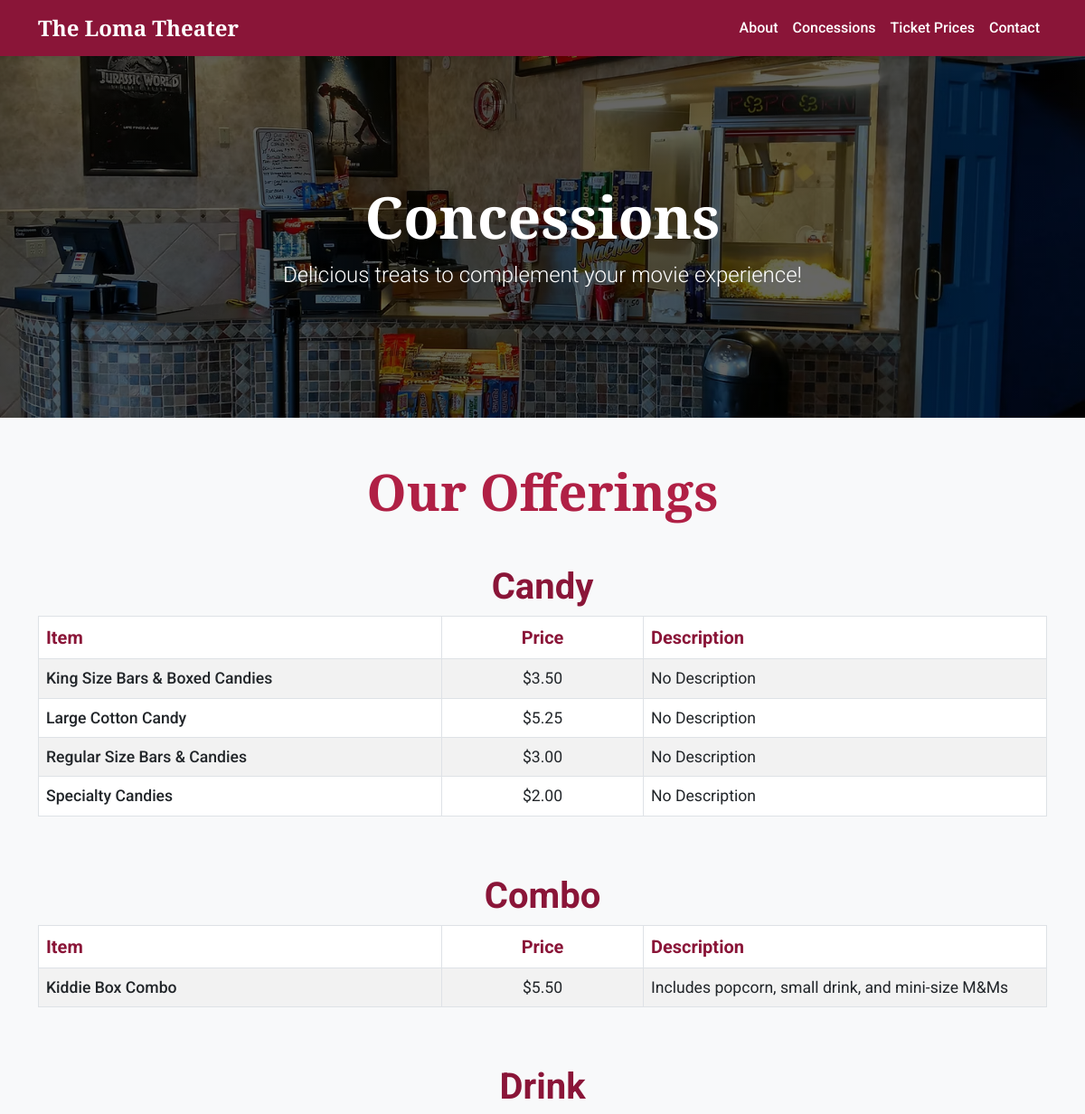
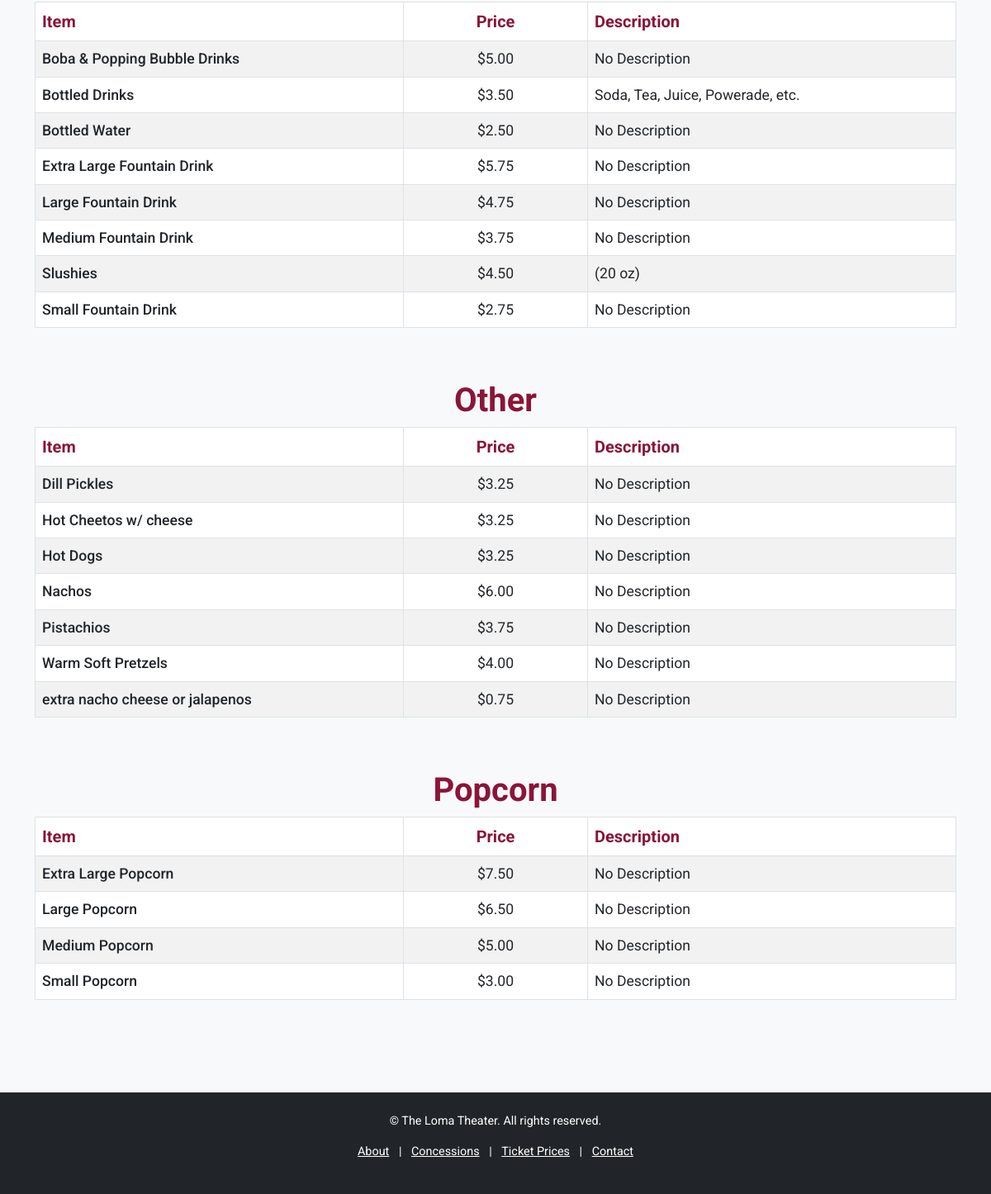
Page /concessions/ on the earlier database version (2 pictures, top to bottom).
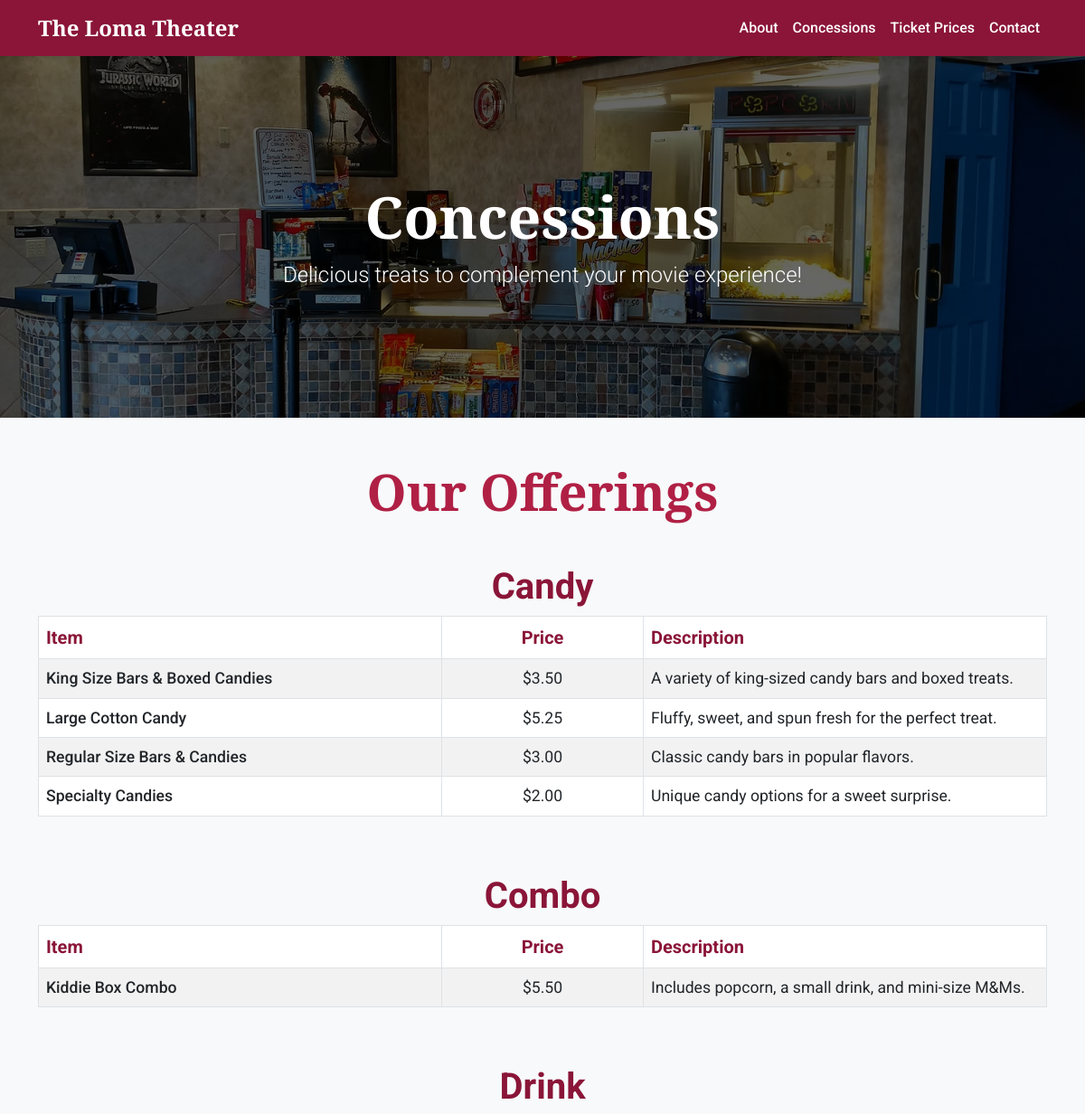
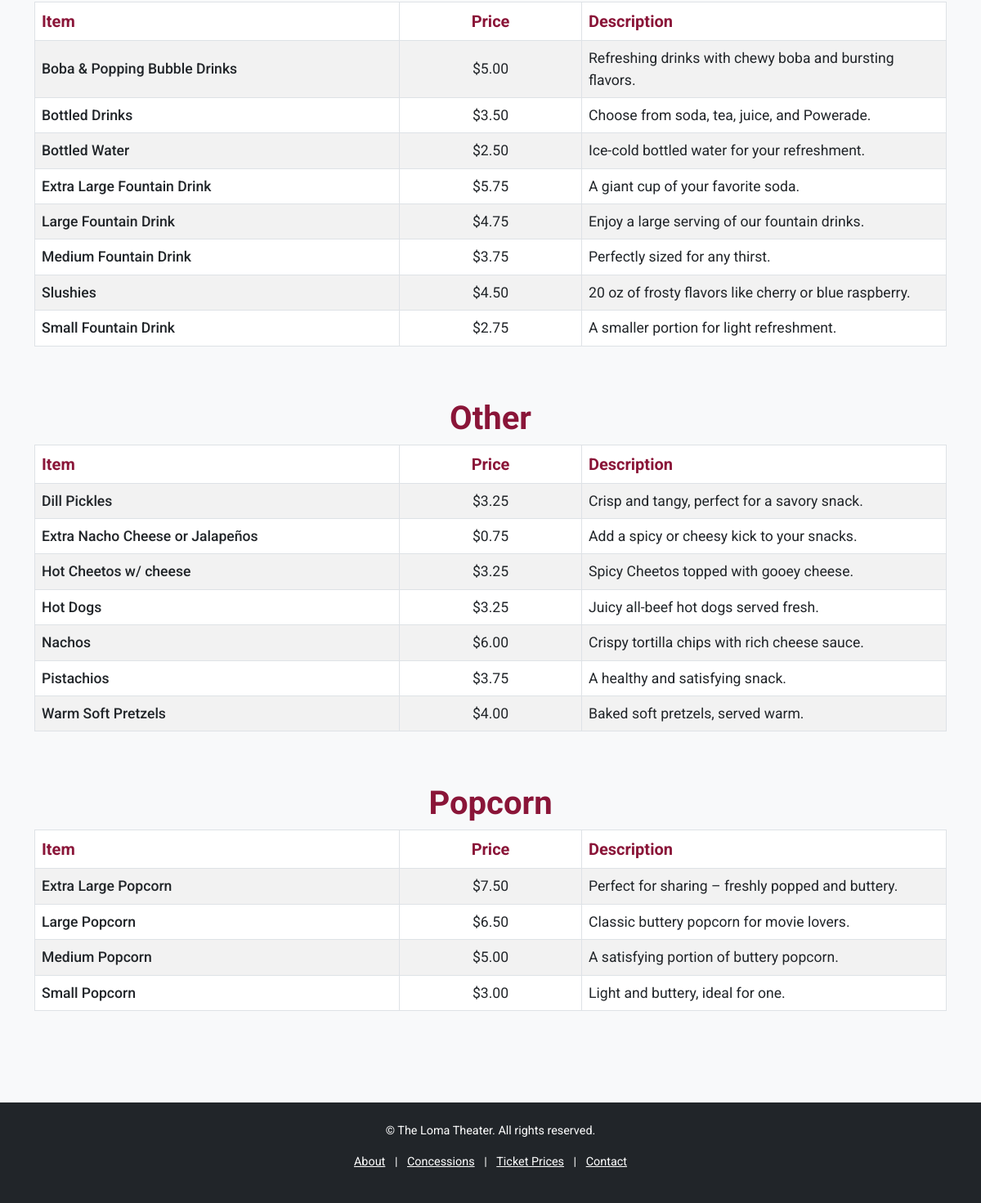
Same page on the later database version (2 pictures, top to bottom).
### content/models.py (models this page shows, shortened)
class ConcessionItem(models.Model):
    CATEGORY_CHOICES = [
        ('popcorn', 'Popcorn'),
        ('combo', 'Combo'),
        ('candy', 'Candy'),
        ('drink', 'Drink'),
        ('other', 'Other'),
    ]
    name = models.CharField(max_length=255)
    category = models.CharField(max_length=50, choices=CATEGORY_CHOICES)
    description = models.TextField(blank=True, null=True)
    price = models.DecimalField(max_digits=5, decimal_places=2, blank=True, null=True)
    extra_info = models.TextField(blank=True, null=True)

### coreWebsite/views.py (the view)
# urls.py: path('concessions/', views.ConcessionsView.as_view(), name='concessions'),
class ConcessionsView(TemplateView):
    template_name = 'coreWebsite/concessions.html'
    def get_context_data(self, **kwargs):
        context = super().get_context_data(**kwargs)
        grouped_concessions = defaultdict(list)
        for item in ConcessionItem.objects.all().order_by('category', 'name'):
            grouped_concessions[item.category].append(item)
        context['grouped_concessions'] = dict(grouped_concessions)  # Convert to a regular dict
        return context

### coreWebsite/templates/coreWebsite/concessions.html (shortened to what this page needs)
{% extends "base.html" %}
{% load static %}
{% block content %}
<div class="container-fluid p-0">
    <div class="hero-section text-center text-white py-5"
        style="background: linear-gradient(to bottom, rgba(0, 0, 0, 0.6), rgba(0, 0, 0, 0.6)), url('{% static "concessions.jpg" %}') no-repeat center/cover; min-height: 50vh;">
        <div class="container">
            <h1 class="display-3 fw-bold" style="font-family: 'Playfair Display', serif;">Concessions</h1>
            <p class="lead mb-0" style="font-size: 1.5rem;">Delicious treats to complement your movie experience!</p>
        </div>
    </div>
    <section class="py-5 bg-light">
        <div class="container">
            <h2 class="text-center mb-5 fw-bold display-4" style="color: #b02045;">Our Offerings</h2>
            {% if grouped_concessions %}
            {% for category, items in grouped_concessions.items %}
            <div class="mb-5">
                <h3 class="fw-bold text-center display-6" style="color: #8a1538;">{{ category|title }}</h3>
                <div class="table-responsive">
                    <table class="table table-bordered table-striped align-middle">
                        <thead style="background-color: #f8f9fa;">
                            <tr>
                                <th style="width: 40%; color: #8a1538; font-size: 1.25rem;" class="fw-bold text-start">Item</th>
                                <th style="width: 20%; color: #8a1538; font-size: 1.25rem;" class="fw-bold text-center">Price</th>
                                <th style="width: 40%; color: #8a1538; font-size: 1.25rem;" class="fw-bold text-start">Description</th>
                            </tr>
                        </thead>
                        <tbody>
                            {% for item in items %}
                            <tr>
                                <td style="font-size: 1.1rem; font-weight: 500; text-align: left;">{{ item.name }}</td>
                                <td style="font-size: 1.1rem; text-align: center;">
                                    {% if item.price %} ${{ item.price|floatformat:2 }} {% else %} Not Available {% endif %}
                                </td>
                                <td style="font-size: 1.1rem; text-align: left;">
                                    {% if item.description %} {{ item.description }} {% else %} No Description {% endif %}
                                </td>
                            </tr>
                            {% endfor %}
                        </tbody>
                    </table>
                </div>
            </div>
            {% endfor %}
            {% else %}
            <p class="text-center">No concessions available at the moment.</p>
            {% endif %}
        </div>
    </section>
</div>
{% endblock %}

### coreWebsite/templates/base.html (shortened to what this page needs)
<!DOCTYPE html>
<html lang="en">
<head>
    <link href="https://cdn.jsdelivr.net/npm/bootstrap@5.3.0-alpha3/dist/css/bootstrap.min.css" rel="stylesheet">
</head>
<body>
    <nav class="navbar navbar-expand-lg navbar-dark shadow-sm">
        <div class="container">
            <a class="navbar-brand fw-bold" href="{% url 'home' %}">The Loma Theater</a>
            <div class="collapse navbar-collapse" id="navbarNav">
                <ul class="navbar-nav ms-auto">
                    <li class="nav-item">
                        <a class="nav-link" href="{% url 'about' %}">About</a>
                    </li>
                    <li class="nav-item">
                        <a class="nav-link" href="{% url 'concessions' %}">Concessions</a>
                    </li>
                    <li class="nav-item">
                        <a class="nav-link" href="{% url 'ticket_prices' %}">Ticket Prices</a>
                    </li>
                    <li class="nav-item">
                        <a class="nav-link" href="{% url 'contact' %}">Contact</a>
                    </li>
                </ul>
            </div>
        </div>
    </nav>
    <main>
        {% block content %}{% endblock %}
    </main>
    <footer class="bg-dark text-white py-4">
        <div class="container text-center">
            <p>&copy; {{ current_year }} The Loma Theater. All rights reserved.</p>
            <p>
                <a href="{% url 'about' %}" class="text-white mx-2">About</a> |
                <a href="{% url 'concessions' %}" class="text-white mx-2">Concessions</a> |
                <a href="{% url 'ticket_prices' %}" class="text-white mx-2">Ticket Prices</a> |
                <a href="{% url 'contact' %}" class="text-white mx-2">Contact</a>
            </p>
        </div>
    </footer>
</body>
</html>

### coreWebsite/templates/base.html (style rules this page uses)
body { font-family: 'Roboto', sans-serif; background-color: #f8f9fa; }
h1, h2, h5 { font-family: 'Playfair Display', serif; }
.navbar { background-color: #8a1538; }
.navbar-dark .navbar-brand { font-family: 'Playfair Display', serif; font-size: 1.5rem; color: #fff; }
.navbar-dark .navbar-nav .nav-link { color: #fff; font-weight: 500; font-size: 1rem; transition: color 0.3s; }
.hero-section { min-height: 60vh; display: flex; flex-direction: column; justify-content: center; align-items: center; }
footer { font-size: 0.9rem; }

Differences in the rows shown:
changed ConcessionItem "Candy": description (not shown) → "A variety of king-sized candy bars and boxed treats."; no longer shows "No Description"
changed ConcessionItem "Large Cotton Candy": description (not shown) → "Fluffy, sweet, and spun fresh for the perfect treat."; no longer shows "No Description"
changed ConcessionItem "Regular Size Bars & Candies": description (not shown) → "Classic candy bars in popular flavors."; no longer shows "No Description"
changed ConcessionItem "Specialty Candies": description (not shown) → "Unique candy options for a sweet surprise."; no longer shows "No Description"
changed ConcessionItem "Combo": description "Includes popcorn, small drink, and mini-size M&Ms" → "Includes popcorn, a small drink, and mini-size M&Ms."
changed ConcessionItem "Drink": description (not shown) → "Refreshing drinks with chewy boba and bursting flavors."; no longer shows "No Description"
changed ConcessionItem "Bottled Drinks": description "Soda, Tea, Juice, Powerade, etc." → "Choose from soda, tea, juice, and Powerade."
changed ConcessionItem "Bottled Water": description (not shown) → "Ice-cold bottled water for your refreshment."; no longer shows "No Description"
changed ConcessionItem "Extra Large Fountain Drink": description (not shown) → "A giant cup of your favorite soda."; no longer shows "No Description"
changed ConcessionItem "Large Fountain Drink": description (not shown) → "Enjoy a large serving of our fountain drinks."; no longer shows "No Description"
changed ConcessionItem "Medium Fountain Drink": description (not shown) → "Perfectly sized for any thirst."; no longer shows "No Description"
changed ConcessionItem "Slushies": description "(20 oz)" → "20 oz of frosty flavors like cherry or blue raspberry."
changed ConcessionItem "Small Fountain Drink": description (not shown) → "A smaller portion for light refreshment."; no longer shows "No Description"
changed ConcessionItem "Other": description (not shown) → "Crisp and tangy, perfect for a savory snack."; no longer shows "No Description"
changed ConcessionItem: name "extra nacho cheese or jalapenos" → "Extra Nacho Cheese or Jalapeños"; description (not shown) → "Add a spicy or cheesy kick to your snacks."; no longer shows "No Description"; moves up the list
changed ConcessionItem "Hot Cheetos w/ cheese": description (not shown) → "Spicy Cheetos topped with gooey cheese."; no longer shows "No Description"
changed ConcessionItem "Hot Dogs": description (not shown) → "Juicy all-beef hot dogs served fresh."; no longer shows "No Description"
changed ConcessionItem "Nachos": description (not shown) → "Crispy tortilla chips with rich cheese sauce."; no longer shows "No Description"
changed ConcessionItem "Pistachios": description (not shown) → "A healthy and satisfying snack."; no longer shows "No Description"
changed ConcessionItem "Warm Soft Pretzels": description (not shown) → "Baked soft pretzels, served warm."; no longer shows "No Description"
changed ConcessionItem "Popcorn": description (not shown) → "Perfect for sharing – freshly popped and buttery."; no longer shows "No Description"
changed ConcessionItem "Large Popcorn": description (not shown) → "Classic buttery popcorn for movie lovers."; no longer shows "No Description"
changed ConcessionItem "Medium Popcorn": description (not shown) → "A satisfying portion of buttery popcorn."; no longer shows "No Description"
changed ConcessionItem "Small Popcorn": description (not shown) → "Light and buttery, ideal for one."; no longer shows "No Description"
